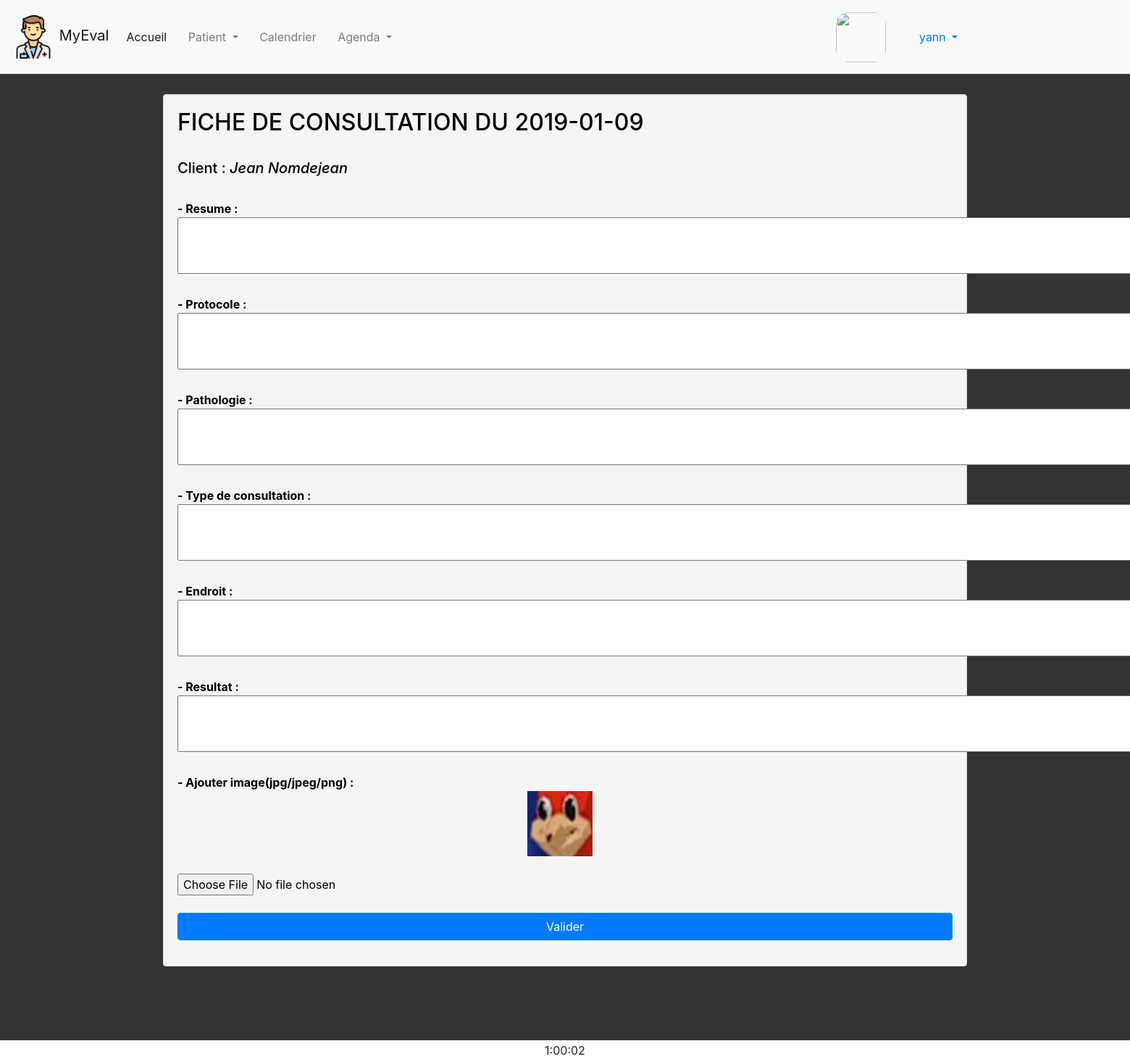
/index.php?page=fiche&num=3 (signed in), run on the app's committed database.
### tables this page shows
CREATE TABLE IF NOT EXISTS `rdv` (
  `id` INT(11) NOT NULL AUTO_INCREMENT,
  `time` TIME NOT NULL,
  `date` DATE NOT NULL,
  `description` VARCHAR(255) NULL,
  `patient_id` INT(11) NOT NULL,
  `fiche_consult_id` INT(11) NOT NULL,
  PRIMARY KEY (`id`),
  INDEX `fk_rdv_patient1_idx` (`patient_id` ASC),
  INDEX `fk_rdv_fiche_consult1_idx` (`fiche_consult_id` ASC),
  CONSTRAINT `fk_rdv_patient1`
    FOREIGN KEY (`patient_id`)
    REFERENCES `patient` (`id`)
    ON DELETE NO ACTION
    ON UPDATE NO ACTION,
  CONSTRAINT `fk_rdv_fiche_consult1`
    FOREIGN KEY (`fiche_consult_id`)
    REFERENCES `fiche_consult` (`id`)
    ON DELETE NO ACTION
    ON UPDATE NO ACTION);

CREATE TABLE IF NOT EXISTS `patient` (
  `id` INT(11) NOT NULL AUTO_INCREMENT,
  `name` VARCHAR(45) NOT NULL,
  `prenom` VARCHAR(45) NOT NULL,
  `adresse` VARCHAR(85) NULL,
  `code_postal` INT(11) NULL,
  `mail` VARCHAR(75) NULL,
  `datebirth` DATE NULL,
  `tel` VARCHAR(11) NULL,
  `statut` ENUM('humain', 'animal') NULL,
  `responsable_id` INT(11) NOT NULL,
  PRIMARY KEY (`id`),
  INDEX `fk_patient_responsable1_idx` (`responsable_id` ASC),
  CONSTRAINT `fk_patient_responsable1`
    FOREIGN KEY (`responsable_id`)
    REFERENCES `responsable` (`id`)
    ON DELETE NO ACTION
    ON UPDATE NO ACTION);

CREATE TABLE IF NOT EXISTS `fiche_consult` (
  `id` INT(11) NOT NULL AUTO_INCREMENT,
  `resume` VARCHAR(45) NULL,
  `type` VARCHAR(255) NULL,
  `place` VARCHAR(255) NULL,
  `protocole` VARCHAR(255) NULL,
  `pathologie` VARCHAR(255) NULL,
  `resultat` VARCHAR(255) NULL,
  PRIMARY KEY (`id`));

CREATE TABLE IF NOT EXISTS `photo` (
  `id` INT(11) NOT NULL AUTO_INCREMENT,
  `photo` LONGTEXT NOT NULL,
  `fiche_consult_id` INT(11) NOT NULL,
  PRIMARY KEY (`id`),
  INDEX `fk_photo_fiche_consult1_idx` (`fiche_consult_id` ASC),
  CONSTRAINT `fk_photo_fiche_consult1`
    FOREIGN KEY (`fiche_consult_id`)
    REFERENCES `fiche_consult` (`id`)
    ON DELETE NO ACTION
    ON UPDATE NO ACTION);

### C/fiche_c.php (called while the page is built, shortened)
<?php
$fiche = fiche_SELECT($_GET['num']);
$pictures = picture_SELECT($_GET['num']);
include('./V/fiche_v.php');
require_once('./V/template.php');
?>

### M/modele_select.php (called while the page is built, shortened)
<?php
function fiche_SELECT($id)
{
    $bdd = bdd();
    $query = "SELECT *
    FROM fiche_consult
    JOIN rdv ON rdv.fiche_consult_id = fiche_consult.id AND fiche_consult.id = :id
    JOIN patient ON rdv.patient_id = patient.id
    ;";
    $query_params = array(
        ':id' => $id
        );
    try {
        $stmt = $bdd->prepare($query);
        $stmt->execute($query_params);
    } catch(Exception $e) {
        die('Erreur : ' . $e->getMessage());
    }
    $qu = $stmt->fetchAll(PDO::FETCH_ASSOC);
    return $qu;
}
function picture_SELECT($id)
{
    $bdd = bdd();
    $query = "SELECT * FROM `photo` WHERE fiche_consult_id = :id
    ;";
    $query_params = array(
        ':id' => $id
        );
    try {
        $stmt = $bdd->prepare($query);
        $stmt->execute($query_params);
    } catch(Exception $e) {
        die('Erreur : ' . $e->getMessage());
    }
    $qu = $stmt->fetchAll(PDO::FETCH_ASSOC);
    return $qu;
}
?>

### V/fiche_v.php (the view, shortened to what this page needs)
<div class="well" style="color: black">
    <form enctype="multipart/form-data" action='' method='POST'>
        <h2>FICHE DE CONSULTATION DU <?php echo $fiche['0']['date']; ?></h2><br>
        <h5>Client : <i><?php echo $fiche['0']['prenom']." "; echo $fiche['0']['name'];?></i></h5><br>
        <b> - Resume : </b><br>
        <textarea name="resume" rows="3" cols="145"><?php
        ?></textarea><br><br>
        <b> - Protocole : </b><br>
        <textarea name="protocole" rows="3" cols="145"> <?php
        if ($fiche['0']['protocole'] !== NULL) {
            echo $fiche['0']['protocole'];
        }
        ?></textarea><br><br>
        <b> - Pathologie : </b><br>
        <textarea name="pathologie" rows="3" cols="145"><?php
        ?></textarea><br><br>
        <b> - Type de consultation : </b><br>
        <textarea name="type" rows="3" cols="145"> <?php
        if ($fiche['0']['type'] !== NULL) {
            echo $fiche['0']['type'];
        }
        ?></textarea><br><br>
        <b> - Endroit : </b><br>
        <textarea name="place" rows="3" cols="145"> <?php
        if ($fiche['0']['place'] !== NULL) {
            echo $fiche['0']['place'];
        }
        ?></textarea><br><br>
        <b> - Resultat : </b><br><textarea name="resultat" rows="3" cols="145"> <?php
        if ($fiche['0']['resultat'] !== NULL) {
            echo $fiche['0']['resultat'];
        }
        ?></textarea><br><br>
        <b> - Ajouter image(jpg/jpeg/png) : </b><br>
        <?php
        if (isset($pictures['0'])) {
            echo "<center>";
            foreach ($pictures as $key => $value) {
                echo "<img src='./V/img/userimg/".$value['photo']."' width='90px' height='90px'> &nbsp&nbsp";
            }
            echo "</center><br>";
        }
        ?>
        <input type='file' name='picture'><br><br>
        <div class="form-group">
            <input type="submit" class="btn btn-block btn-primary space-bottom" name="fichconfirm" value="Valider" />
        </div>
    </form>
</div>

### V/css/footer.css (style rules this page uses)
body { margin-bottom: 60px; }

### V/fiche_v.php (style rules this page uses)
.well { min-height: 20px; padding: 19px; margin-bottom: 20px; background-color: #f5f5f5; border: 1px solid #e3e3e3; -webkit-border-radius: 4px; -moz-border-radius: 4px; border-radius: 4px; -webkit-box-shadow: inset 0 1px 1px rgba(0, 0, 0, 0.05); -moz-box-shadow: inset 0 1px 1px rgba(0, 0, 0, 0.05); box-shadow: inset 0 1px 1px rgba(0, 0, 0, 0.05); }

### data on the page
rdv: date "2019-01-09", patient.prenom "Jean", patient.name "Nomdejean"
photo: photo (picture)

### other printed values
$_SESSION['username'] "yann"
